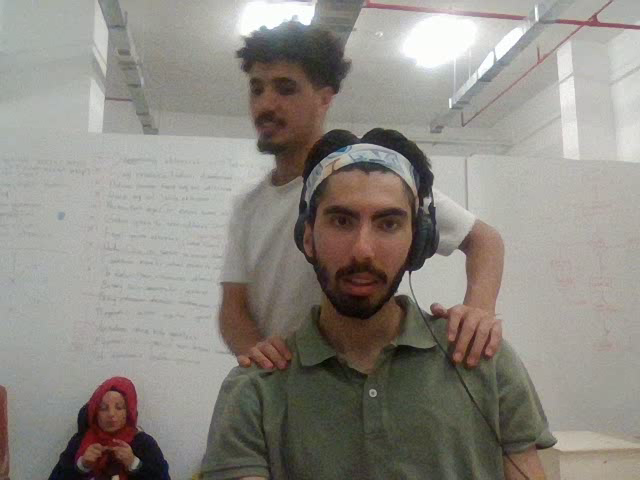
#> input picture frame 109 of opencv/output.avi, 640 x 480 px, given in place of the camera
$ python video_cap.py
#> lines starting #> are read from the running program, lines starting #| are printed output that depends on the picture
import numpy as np
import cv2 as cv


def rescaling_frame(frame, scale= 1.5):
    height = int(frame.shape[0] * scale)
    width = int(frame.shape[1] * scale)
    dimension = (height, width)

    return cv.resize(frame, dimension, interpolation = cv.INTER_AREA)


cap = cv.VideoCapture(0)

ret, frame = cap.read()
#> frame is the input picture: shape (480, 640, 3); mean B, G, R 131.3, 138.1, 142.3
if not ret:
    print("Cannot read frame ...")
    cap.release()
    exit()

height, width = frame.shape[:2]
#> height = 480; width = 640

fourcc = cv.VideoWriter_fourcc(*"XVID")
out = cv.VideoWriter("output.avi", fourcc, 20.0, (width, height))

while True:
    if not ret:
        print("Can not receive frame. Exiting ...")
        break

    gray = cv.cvtColor(frame, cv.COLOR_BGR2GRAY)
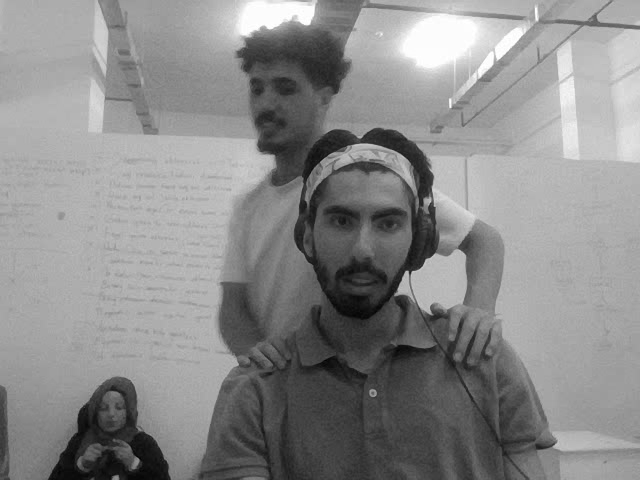
#> gray: shape (480, 640); min 2, max 255, mean 138.6
    frame_resize = rescaling_frame(frame)
#> in rescaling_frame, `return cv.resize(frame, dimension, interpolation = cv.INTER_AREA)`:
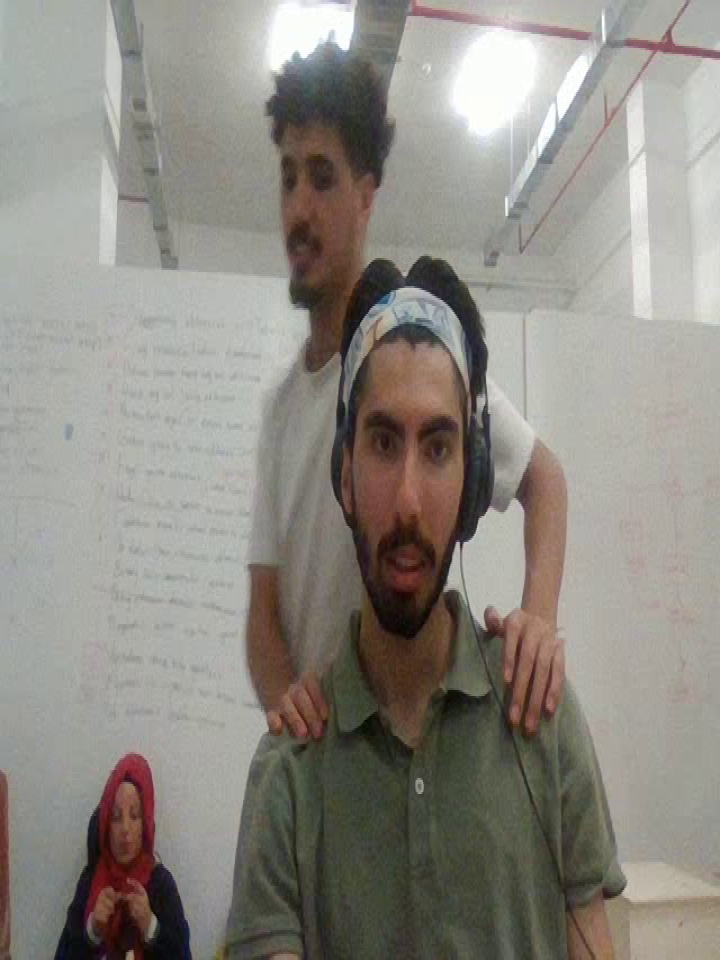
#> returned value: shape (960, 720, 3); mean of channels 0, 1, 2 131.4, 138.2, 142.4; drawn as B, G, R


    out.write(frame)          # Renkli kareyi kaydet
    cv.imshow('frame', gray)  # Gri tonlamalı göster
    cv.imshow('resized_frame', frame_resize)

    if cv.waitKey(1) == ord('q'):
#> (key q is pressed here)
        break

cap.release()
out.release()
cv.destroyAllWindows()
